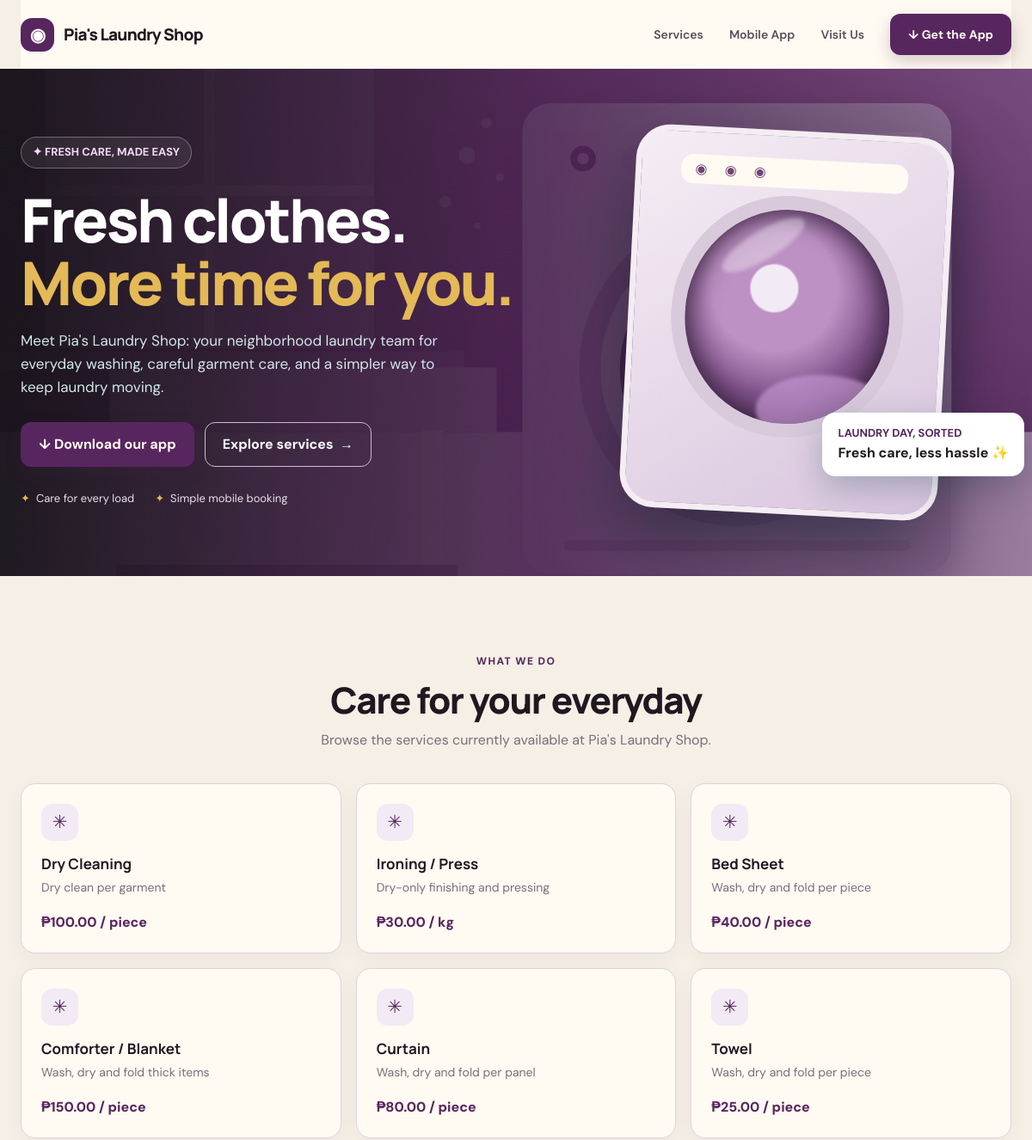
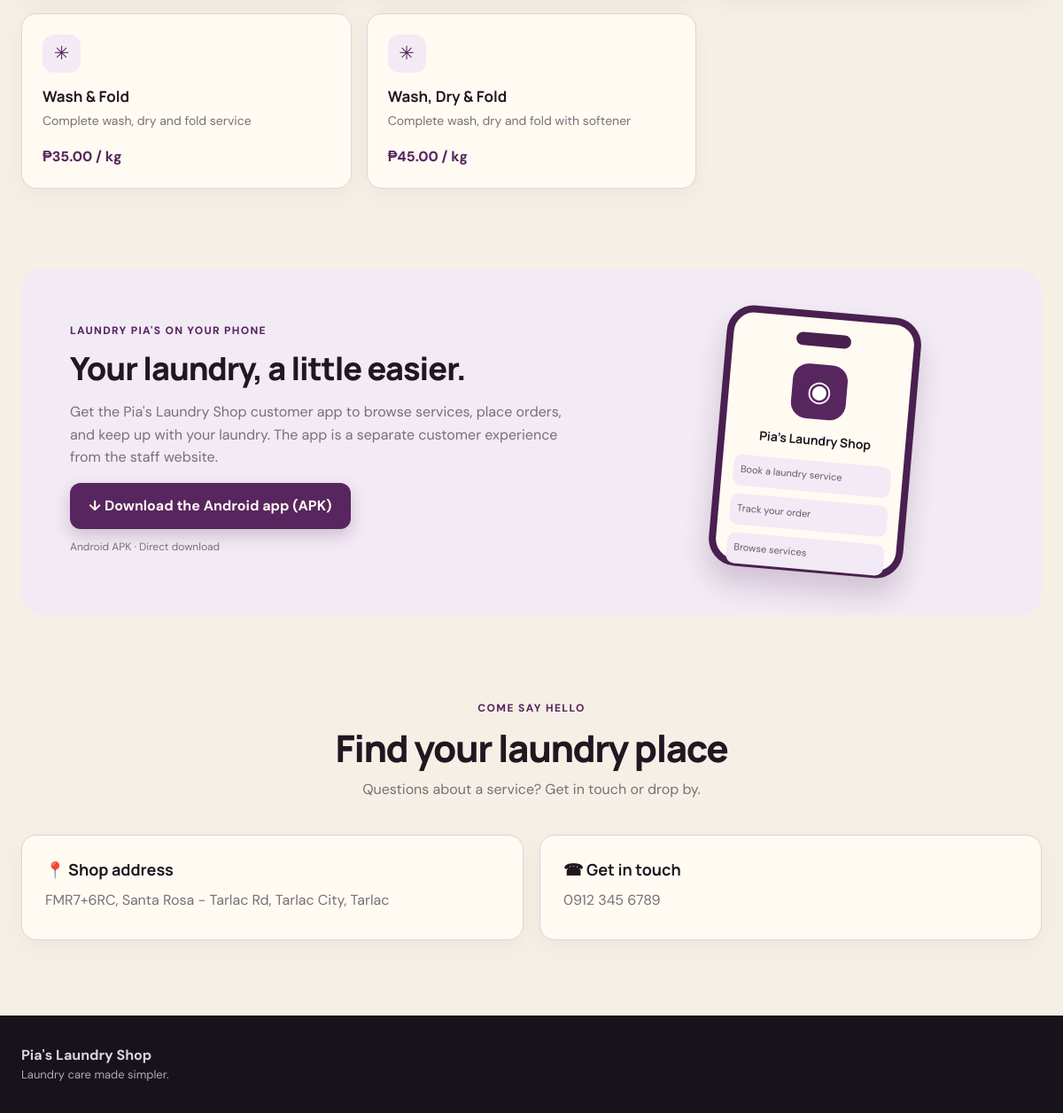
The page / on the database its author committed (2 pictures, top to bottom).
### tables this page shows
CREATE TABLE services (
  id          INT UNSIGNED NOT NULL AUTO_INCREMENT,
  name        VARCHAR(120) NOT NULL,
  category    VARCHAR(60)  NOT NULL DEFAULT 'Wash & Fold',
  unit        ENUM('kg','piece') NOT NULL DEFAULT 'kg',
  price       DECIMAL(10,2) NOT NULL DEFAULT 0.00,
  description VARCHAR(255) DEFAULT NULL,
  is_active   TINYINT(1)   NOT NULL DEFAULT 1,
  created_at  DATETIME     NOT NULL DEFAULT CURRENT_TIMESTAMP,
  PRIMARY KEY (id)
);

CREATE TABLE settings (
  `key`   VARCHAR(60) NOT NULL,
  `value` TEXT,
  PRIMARY KEY (`key`)
);

### config/database.php (called while the page is built, shortened)
<?php
function db(): PDO
{
    static $pdo = null;
    if ($pdo === null) {
        try {
            $pdoOptions = [
                PDO::ATTR_ERRMODE            => PDO::ERRMODE_EXCEPTION,
                PDO::ATTR_DEFAULT_FETCH_MODE => PDO::FETCH_ASSOC,
                PDO::ATTR_EMULATE_PREPARES   => false,
            ];
            $dsn = 'mysql:host=' . DB_HOST . ';port=' . DB_PORT . ';dbname=' . DB_NAME . ';charset=' . DB_CHARSET;
            $environmentDatabaseName = getenv('DB_NAME');
            $railwayDatabaseName = getenv('MYSQLDATABASE');
            $useAutomaticLocalSelection = ($environmentDatabaseName === false || $environmentDatabaseName === '')
                && ($railwayDatabaseName === false || $railwayDatabaseName === '');
            if ($useAutomaticLocalSelection) {
                try {
                    $pdo = new PDO($dsn, DB_USER, DB_PASS, $pdoOptions);
                } catch (PDOException $e) {
                    $isUnknownDatabase = isset($e->errorInfo[1]) && (int) $e->errorInfo[1] === 1049;
                    if (!$isUnknownDatabase) {
                        throw $e;
                    }
                    $legacyDsn = 'mysql:host=' . DB_HOST . ';port=' . DB_PORT . ';dbname=laundry_pos;charset=' . DB_CHARSET;
                    $pdo = new PDO($legacyDsn, DB_USER, DB_PASS, $pdoOptions);
                    error_log('Using legacy laundry_pos database because laundry_pias is not present.');
                }
            } else {
                $pdo = new PDO($dsn, DB_USER, DB_PASS, $pdoOptions);
            }
        } catch (PDOException $e) {
            http_response_code(500);
            exit('<h2>Database connection failed</h2>'
                . '<p>Could not connect to MySQL. Please check that:</p>'
                . '<ul>'
                . '<li>The MySQL service is <strong>running</strong> - start it from the XAMPP Control Panel, or click Start All in Laragon.</li>'
                . '<li>The database <code>' . htmlspecialchars(DB_NAME) . '</code> exists (import <code>database/laundry_pos.sql</code>).</li>'
                . '<li>Credentials in <code>config/database.php</code> match your setup.</li>'
                . '</ul>'
                . '<p style="color:#888"><small>' . htmlspecialchars($e->getMessage()) . '</small></p>');
        }
    }
    return $pdo;
}

### includes/functions.php (called while the page is built, shortened)
<?php
function e($value): string
{
    return htmlspecialchars((string) $value, ENT_QUOTES, 'UTF-8');
}
function get_setting(string $key, string $default = ''): string
{
    static $cache = null;
    if ($cache === null) {
        $cache = [];
        foreach (db()->query("SELECT `key`, `value` FROM settings") as $row) {
            $cache[$row['key']] = (string) $row['value'];
        }
    }
    return $cache[$key] ?? $default;
}

### index.php (the view, shortened to what this page needs)
<?php
$shopName = get_setting('shop_name', "Pia's Laundry Shop");
$address = get_setting('shop_address', '');
$phone = get_setting('shop_phone', '');
$services = db()->query('SELECT name, category, unit, price, description FROM services WHERE is_active = 1 ORDER BY category, name')->fetchAll();
$appDownloadUrl = 'https://github.com/genanncarpio-source/pias-laundry-shop/releases/download/customer-v1.1.0/pias-laundry-customer-1.1.0.apk';
?>
<!doctype html>
<html lang="en">
<head>
<link rel="stylesheet" href="assets/css/style.css?v=9">
</head>
<body class="public-site">
<header class="site-wrap site-nav">
  <a class="site-logo" href="index.php"><span class="logo-mark">◉</span><span><?= e($shopName) ?></span></a>
  <nav class="site-links" aria-label="Main navigation"><a href="#services">Services</a><a href="#app">Mobile App</a><a href="#visit">Visit Us</a><a class="pill-button" href="<?= e($appDownloadUrl) ?>" target="_blank" rel="noopener">↓ Get the App</a></nav>
</header>
<main>
  <section class="hero">
    <div class="hero-copy">
      <span class="eyebrow">✦ FRESH CARE, MADE EASY</span>
      <h1>Fresh clothes.<br><span>More time for you.</span></h1>
      <p>Meet <?= e($shopName) ?>: your neighborhood laundry team for everyday washing, careful garment care, and a simpler way to keep laundry moving.</p>
      <div class="hero-actions"><a class="pill-button" href="<?= e($appDownloadUrl) ?>" target="_blank" rel="noopener">↓ Download our app</a><a class="outline-button" href="#services">Explore services&nbsp; →</a></div>
      <div class="hero-facts"><span>Care for every load</span><span>Simple mobile booking</span></div>
    </div>
    <div class="washer-art" aria-hidden="true"><div class="washer-card"><div class="washer-controls"></div><div class="washer-window"></div></div><div class="floating-note"><strong>LAUNDRY DAY, SORTED</strong>Fresh care, less hassle ✨</div></div>
  </section>
  <section class="section" id="services"><div class="site-wrap"><div class="section-head"><span class="tag">What we do</span><h2>Care for your everyday</h2><p>Browse the services currently available at <?= e($shopName) ?>.</p></div><div class="services-grid">
  <?php if ($services): foreach ($services as $service): ?>
    <article class="service-card"><span class="service-icon" aria-hidden="true">✳</span><h3><?= e($service['name']) ?></h3><p><?= e($service['description'] ?: $service['category']) ?></p><div class="service-price">₱<?= number_format((float)$service['price'], 2) ?> / <?= e($service['unit']) ?></div></article>
  <?php endforeach; else: ?><p class="empty-services">Service details are being updated. Please contact the shop for current offerings.</p><?php endif; ?>
  </div></div></section>
  <section class="app-section" id="app"><div class="site-wrap"><div class="app-panel"><div><span class="tag" style="color:var(--site-teal);font-weight:800;text-transform:uppercase;letter-spacing:1.3px;font-size:12px">Laundry Pia's on your phone</span><h2>Your laundry, a little easier.</h2><p>Get the <?= e($shopName) ?> customer app to browse services, place orders, and keep up with your laundry. The app is a separate customer experience from the staff website.</p><a class="pill-button teal" href="<?= e($appDownloadUrl) ?>" target="_blank" rel="noopener">↓ Download the Android app (APK)</a><p style="font-size:12px;margin-top:11px">Android APK · Direct download</p></div><div class="phone-mock" aria-label="Preview of the customer mobile app"><div class="phone-top"></div><div class="app-icon">◉</div><h3><?= e($shopName) ?></h3><div class="app-row">Book a laundry service</div><div class="app-row">Track your order</div><div class="app-row">Browse services</div></div></div></div></section>
  <section class="section" id="visit" style="padding-top:5px"><div class="site-wrap"><div class="section-head"><span class="tag">Come say hello</span><h2>Find your laundry place</h2><p>Questions about a service? Get in touch or drop by.</p></div><div class="business"><article class="business-card"><h3>📍 Shop address</h3><p><?= $address !== '' ? nl2br(e($address)) : 'Please contact us for our current shop address.' ?></p></article><article class="business-card"><h3>☎ Get in touch</h3><p><?= $phone !== '' ? '<a href="tel:' . e(preg_replace('/[^0-9+]/', '', $phone)) . '">' . e($phone) . '</a>' : 'Contact details are available at the shop.' ?></p></article></div></div></section>
</main>
<footer class="site-footer"><div class="site-wrap footer-row"><div><strong><?= e($shopName) ?></strong><div class="footer-note">Laundry care made simpler.</div></div></div></footer>
</body>
</html>

### assets/css/style.css (style rules this page uses)
:root { --pink: #58265f; --pink-dark: #49204f; --pink-light: #8a5594; --pink-glow: rgba(88,38,95,.14); --pink-soft: rgba(138,85,148,.12); --black: #f6efe6; --black-2: #fffaf2; --black-3: #f2eaf4; --black-4: #ded3df; --teal: var(--pink); --teal-dark: var(--pink-dark); --teal-darker: #18131a; --ink: #201820; --muted: #786f78; --line: #ded3df; --bg: #f6efe6; --card: #fffaf2; --input: #fffdf9; --radius: 14px; --shadow: 0 3px 10px rgba(24,19,26,.07); --shadow-lg: 0 14px 34px rgba(24,19,26,.16); --green: #40513b; --orange: #bd7841; --blue: #326ca8; --red: #a43e4a; --gray: #786f78; color-scheme: light; }
* { box-sizing: border-box; }
html, body { margin: 0; padding: 0; font-family: Inter, ui-sans-serif, system-ui, -apple-system, BlinkMacSystemFont, "Segoe UI", Roboto, "Helvetica Neue", Arial, sans-serif; color: var(--ink); background: var(--bg); font-size: 15px; line-height: 1.5; }
a { color: var(--pink-light); text-decoration: none; }
html { min-width: 320px; }
body { background: var(--bg); color: var(--ink); }
a { color: var(--pink-light); }

### rows shown on the page
services: name "Dry Cleaning", description "Dry clean per garment", price "100.00", unit "piece"
services: name "Ironing / Press", description "Dry-only finishing and pressing", price "30.00", unit "kg"
services: name "Bed Sheet", description "Wash, dry and fold per piece", price "40.00", unit "piece"
services: name "Comforter / Blanket", description "Wash, dry and fold thick items", price "150.00", unit "piece"
services: name "Curtain", description "Wash, dry and fold per panel", price "80.00", unit "piece"
services: name "Towel", description "Wash, dry and fold per piece", price "25.00", unit "piece"
services: name "Wash & Fold", description "Complete wash, dry and fold service", price "35.00", unit "kg"
services: name "Wash, Dry & Fold", description "Complete wash, dry and fold with softener", price "45.00", unit "kg"
settings: key "0912 345 6789"

### other values the page prints
$shopName "Pia's Laundry Shop"
$address "FMR7+6RC, Santa Rosa - Tarlac Rd, Tarlac City, Tarlac"
